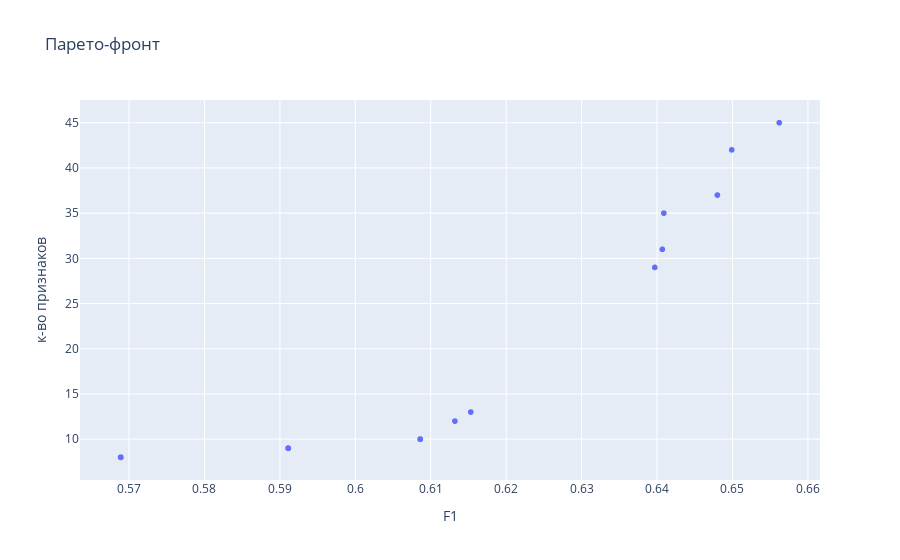

The notebook cell this image was saved under:
### Code cell
# MOEA/D

moea_d = MOEA_D(
    population_size=200,
    max_generations=300,
    variable_bounds=variable_bounds,
    objectives=objectives,
    mutation_rate=0.1,
    crossover_rate=0.9,
    nr=2,
    delta=0.9,
    normalize_values=False
)

moea_d.run()

moea_d_front = moea_d.get_pareto_front()
moea_d.visualize_pareto_front()

### Figure 1 — Plotly figure (JSON) as saved in the notebook; plotly's stock layout.template omitted (floating-point values rounded to 4 significant figures; data arrays with more than 128 entries replaced by an {"elided": "..."} marker saying what was removed)
{"data": [{"hovertemplate": "F1=%{x}<br>к-во признаков=%{y}<extra></extra>", "legendgroup": "", "marker": {"color": "#636efa", "symbol": "circle"}, "mode": "markers", "name": "", "showlegend": false, "type": "scattergl", "x": {"elided": "21355 float values"}, "xaxis": "x", "y": {"elided": "21355 int values"}, "yaxis": "y"}], "layout": {"legend": {"tracegroupgap": 0}, "title": {"text": "Парето-фронт"}, "xaxis": {"anchor": "y", "domain": [0, 1], "title": {"text": "F1"}}, "yaxis": {"anchor": "x", "domain": [0, 1], "title": {"text": "к-во признаков"}}}}
